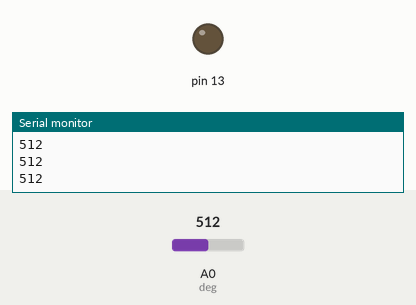
Recording of a sketch running on a simulated Arduino Uno, built with avr-gcc and run on an emulated ATmega328P. Shown: output pins drawn as LEDs (lit = HIGH), the last lines printed to the serial monitor. Inputs (shaded band) come from the test bench; at power-on: A0 (deg) = 512.

Above: at 1.2 s.
1.3 s: A0 (deg) set to 54
2.8 s: A0 (deg) set to 43
At 3.5 s:
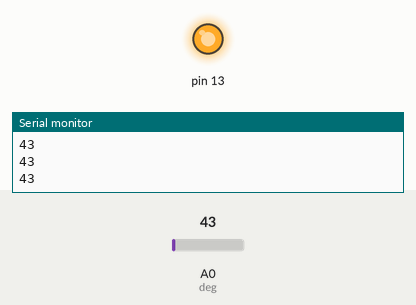
4.3 s: A0 (deg) set to 59
At 5.6 s:
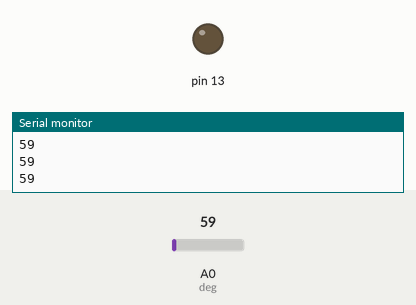
5.9 s: A0 (deg) set to 39
At 7.4 s:
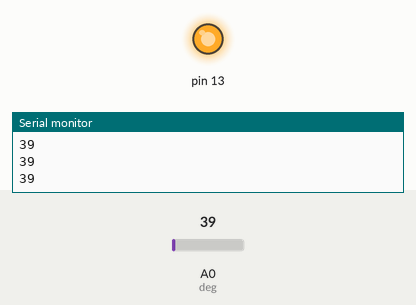
Timing chart, 0 to 8.5 s (numbered marks = the images above; inputs shaded):
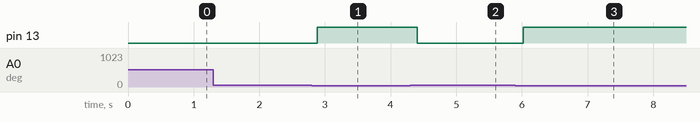

The sketch:

Bolum_2_Uyg_7.ino
```cpp
int andeg =0;
       int deg=A0;
       void setup()
       {
         Serial.begin(9600);
  pinMode(13, OUTPUT);
  }
  void loop()
{
  andeg=analogRead(deg);
  Serial.println(andeg);
  delay (70);
  if (andeg<49)
  {
   digitalWrite(13,HIGH);
delay(10); }
else {
   digitalWrite(13,LOW);
  }
}
```

Measured:
- the behaviour switches between 49 and 48 on A0 (deg) (found by bisection; images 0 and 1)
- after the input at 2.8 s, pin 13: LOW → HIGH after 0.08 s
- after the input at 4.3 s, pin 13: HIGH → LOW after 0.11 s
- after the input at 5.9 s, pin 13: LOW → HIGH after 0.12 s
